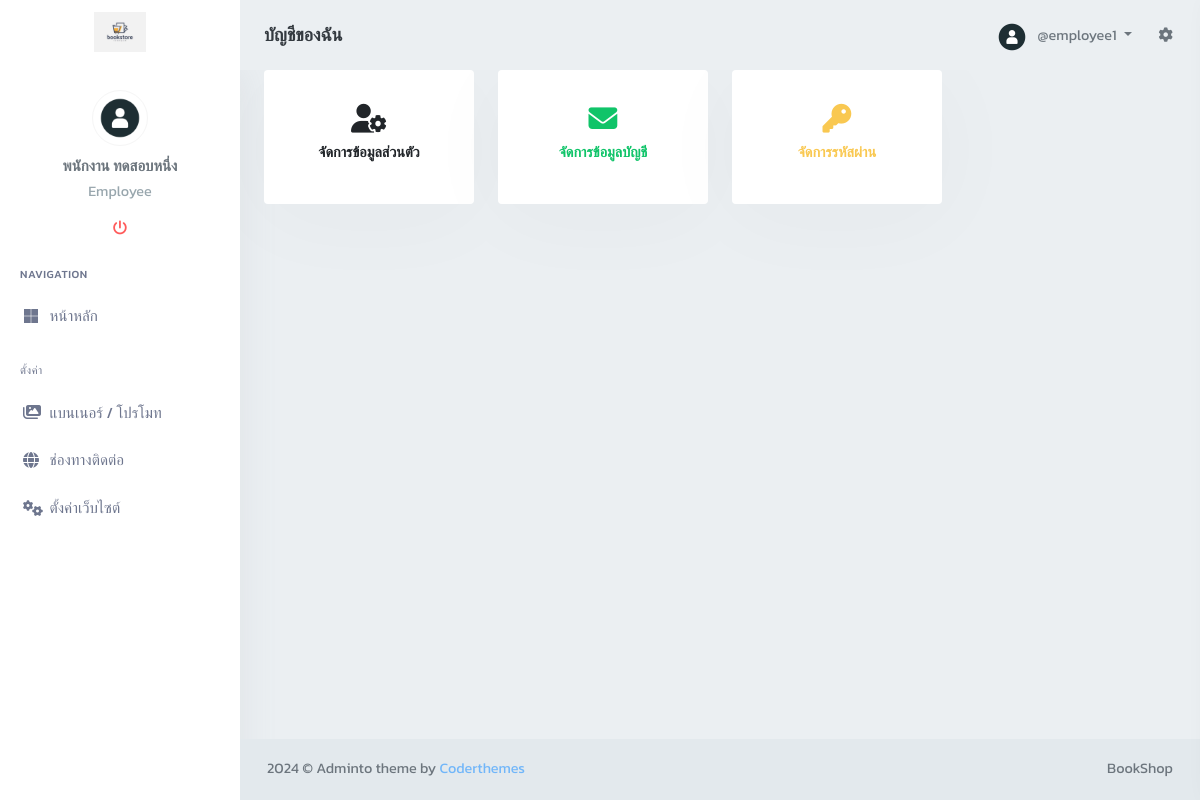
The page /admin/account_show (signed in) on the database its author committed.
### tables this page shows
CREATE TABLE `bs_employees` (
  `emp_id` int(11) NOT NULL COMMENT 'รหัสพนักงาน',
  `emp_profile` varchar(100) NOT NULL COMMENT 'โปรไฟล์',
  `emp_fname` varchar(50) NOT NULL COMMENT 'ชื่ิอ',
  `emp_lname` varchar(50) NOT NULL COMMENT 'นามสกุล',
  `emp_username` varchar(50) NOT NULL COMMENT 'ชื่อผู้ใช้',
  `emp_password` varchar(255) NOT NULL COMMENT 'รหัสผ่าน',
  `emp_email` varchar(100) NOT NULL COMMENT 'อีเมล',
  `emp_status` tinyint(1) NOT NULL DEFAULT 1 COMMENT 'สถานะ 1 = ใช้งานได้, 0 = บล็อค',
  `emp_time_create` timestamp NOT NULL DEFAULT current_timestamp() COMMENT 'วัน เวลาสร้าง',
  `emp_time_update` timestamp NOT NULL DEFAULT current_timestamp() ON UPDATE current_timestamp() COMMENT 'วัน เวลาแก้ไข'
);

CREATE TABLE `bs_settings_website` (
  `st_id` int(11) NOT NULL COMMENT 'รหัสรายการตั้งค่า',
  `st_name` varchar(100) NOT NULL COMMENT 'รายการตั้งค่า',
  `st_detail` text DEFAULT NULL COMMENT 'รายละเอียดการตั้งค่า',
  `st_status` tinyint(1) NOT NULL DEFAULT 1 COMMENT 'สถานะ 1 = แสดง, 0 = ไม่แสดง',
  `st_time` timestamp NOT NULL DEFAULT current_timestamp() ON UPDATE current_timestamp() COMMENT 'วัน เวลา'
);

### db/controller/BaseController.php (called while the page is built, shortened)
<?php
class BaseController
{
    public function __construct($conn)
    {
        $this->db = $conn;
    }
}

### db/controller/LoginController.php (called while the page is built, shortened)
<?php
class LoginController extends BaseController
{
    function useLoginEmployees($empId)
    {
        try {
            $sql = "SELECT
                        bs_employees.emp_id,
                        bs_employees.emp_profile,
                        bs_employees.emp_fname,
                        bs_employees.emp_lname,
                        bs_employees.emp_username,
                        bs_employees.emp_status,
                        GROUP_CONCAT(bs_employees_authority_type.eat_id) AS authority
                    FROM bs_employees
                    JOIN bs_employees_authority ON bs_employees.emp_id = bs_employees_authority.emp_id
                    JOIN bs_employees_authority_type ON bs_employees_authority.eat_id = bs_employees_authority_type.eat_id
                    WHERE bs_employees.emp_id = :emp_id AND bs_employees.emp_status = 1
                    GROUP BY bs_employees.emp_id";
            $stmt = $this->db->prepare($sql);
            $stmt->bindParam(':emp_id', $empId);
            $stmt->execute();
            return $stmt->fetch(PDO::FETCH_ASSOC);
        } catch (PDOException $e) {
            echo "<hr>Error in useLoginEmployees : " . $e->getMessage();
            return false;
        }
    }
}

### db/controller/SettingWebsiteController.php (called while the page is built, shortened)
<?php
class SettingWebsiteController extends BaseController
{
    function useSettingsWebsite()
    {
        try {
            $sql = "SELECT st_id, st_name, st_detail
                        FROM bs_settings_website
                        WHERE st_status = 1 AND st_detail IS NOT NULL AND st_detail != '' ";
            $stmt = $this->db->prepare($sql);
            $stmt->execute();
            return $stmt->fetchAll(PDO::FETCH_ASSOC);
        } catch (PDOException $e) {
            echo "<hr>Error in getSettingsWebsite : " . $e->getMessage();
            return false;
        }
    }
}

### admin/layouts/nav_leftbar.php (the view, shortened to what this page needs)
<div class="left-side-menu">
    <div class="h-100" data-simplebar>
        <div class="user-box text-center">
            <?php if (empty($useLoginEmployee['emp_profile'])) { ?>
                <img src="../uploads/img_employees/default.png ?>" alt="user-img" title="Mat Helme" class="rounded-circle img-thumbnail avatar-md">
            <?php } else { ?>
                <img src="../uploads/img_employees/<?php echo $useLoginEmployee['emp_profile'] ?>" alt="user-img" title="Mat Helme" class="rounded-circle img-thumbnail avatar-md">
            <?php } ?>
            <div class="dropdown">
                <a href="" class="user-name h5 mt-2 mb-1 d-block"><?php echo $useLoginEmployee['emp_fname'] . " " . $useLoginEmployee['emp_lname']; ?></a>
            </div>
            <p class="text-muted left-user-info">
                <?php
                $roleMap = [
                    1 => 'super Admin',
                    2 => 'Owner',
                    3 => 'Admin',
                    4 => 'Accounting',
                    5 => 'Sale',
                    6 => 'Employee'
                ];
                $authorities = explode(',', $useLoginEmployee['authority']);
                $roles = array_map(function ($authority) use ($roleMap) {
                    return $roleMap[$authority];
                }, $authorities);
                echo implode('<br> ', $roles);
                ?>
            </p>
            <ul class="list-inline">
                <li class="list-inline-item">
                    <a href="logout" onclick="confirmLogout(event)">
                        <i class="fa-solid fa-power-off text-danger"></i>
                    </a>
                </li>
            </ul>
        </div>
        <div id="sidebar-menu">
            <ul id="side-menu">
                <li class="menu-title">Navigation</li>
                <li>
                    <a href="index">
                        <i class="fa-brands fa-microsoft"></i>
                        <span> หน้าหลัก</span>
                    </a>
                </li>
                <?php
                $authority = $useLoginEmployee['authority'];
                if (in_array(6, str_split($authority))) {
                    echo '
                     <li class="menu-title mt-2">ตั้งค่า</li>
                     <li>
                        <a href="banner_show">
                            <i class="fa-solid fa-images"></i>
                            <span>แบนเนอร์ / โปรโมท</span>
                        </a>
                    </li>
                    <li>
                        <a href="contact_show">
                            <i class="fa-solid fa-globe"></i>
                            <span>ช่องทางติดต่อ</span>
                        </a>
                    </li>
                    <li>
                        <a href="setting_website_show">
                            <i class="fa-solid fa-gears"></i>
                            <span>ตั้งค่าเว็บไซต์</span>
                        </a>
                    </li>
                    ';
                }
                ?>
            </ul>
        </div>
    </div>
</div>
</div>

### admin/layouts/nav_topbar.php (shortened to what this page needs)
<?php
require_once(__DIR__ . '/../../db/connectdb.php');
require_once(__DIR__ . '/../../db/controller/LoginController.php');
$LoginController = new LoginController($conn);
$empId = $_SESSION['emp_id'];
$useLoginEmployee = $LoginController->useLoginEmployees($empId);
?>
<div class="navbar-custom">
    <ul class="list-unstyled topnav-menu float-end mb-0">
        <li class="dropdown notification-list topbar-dropdown">
            <a class="nav-link dropdown-toggle nav-user me-0 waves-effect waves-light" data-bs-toggle="dropdown" href="#" role="button" aria-haspopup="false" aria-expanded="false">
                <?php if (empty($useLoginEmployee['emp_profile'])) { ?>
                    <img src="../uploads/img_employees/default.png" alt="user-image" class="rounded-circle">
                <?php } else { ?>
                    <img src="../uploads/img_employees/<?php echo $useLoginEmployee['emp_profile'] ?>" alt="user-image" class="rounded-circle">
                <?php } ?>
                <span class="pro-user-name ms-1">
                    <?php echo "@" . $useLoginEmployee['emp_username'] ?>
                </span>
            </a>
        </li>
        <li class="dropdown notification-list">
            <a href="javascript:void(0);" class="nav-link right-bar-toggle waves-effect waves-light">
                <i class="fa-solid fa-gear"></i>
            </a>
        </li>
    </ul>
    <div class="logo-box">
        <?php
        foreach ($settingsWebsite as $setting) {
            if ($setting['st_id'] == 3) {
                $logoDetail = $setting['st_detail'];
                echo '
                            <a href="index" class="d-flex justify-content-center mt-2">
                                <span class="logo-lg">
                                    <img class="img-fluid" style="max-height:40px" src="../uploads/img_web_setting/' . $logoDetail . '" alt="">
                                </span>
                            </a>
                        ';
                break;
            }
        }
        ?>
    </div>
    <ul class="list-unstyled topnav-menu topnav-menu-left mb-0">
        <li>
            <h4 class="page-title-main"><?php echo $titlePage ?></h4>
        </li>
    </ul>
</div>

### admin/layouts/nav_footer.php (shortened to what this page needs)
<footer class="footer">
    <div class="container-fluid">
        <div class="row">
            <div class="col-md-6">
                 &copy; Adminto theme by <a href="">Coderthemes</a>
            </div>
            <div class="col-md-6">
                <div class="text-md-end footer-links d-none d-sm-block">
                    <a href=""><?php echo $websiteName ?></a>
                </div>
            </div>
        </div>
    </div>
</footer>

### admin/assets/css/style.css (style rules this page uses)
* { font-family: "Kanit", sans-serif ; }

### rows shown on the page
bs_employees: emp_profile (picture), emp_username "employee1", emp_fname "พนักงาน", emp_lname "ทดสอบหนึ่ง"
bs_settings_website: st_detail (picture)
bs_settings_website: st_detail "BookShop"

### other values the page prints
$titlePage "บัญชีของฉัน"
implode('<br> ', $roles) "Employee"
